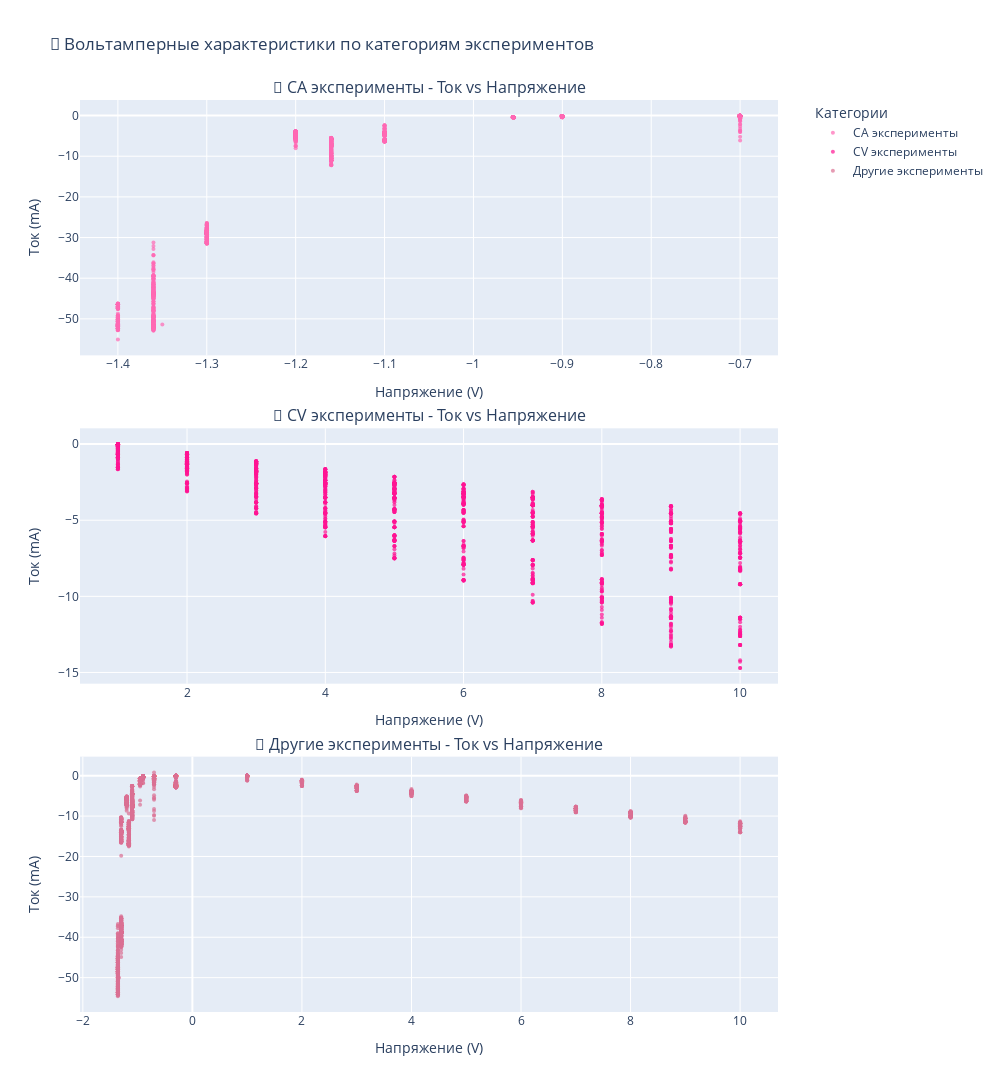

Write notebook code for a chart like this one.
### Markdown cell above
## 🌸 Эксперименты - Ток vs Напряжение

### Code cell
import plotly.express as px
import plotly.graph_objects as go
from plotly.subplots import make_subplots
import pandas as pd

# Загружаем данные
df = pd.read_parquet("инжиниринг.parquet")

# Берем выборку для скорости
df_sample = df.sample(frac=0.01, random_state=42)
print(f"🌸 Работаем с выборкой: {len(df_sample)} записей")

# Создаем категории
def categorize_experiment(exp_id):
    exp_str = str(exp_id)
    if 'CA' in exp_str:
        return 'CA эксперименты'
    elif 'CV' in exp_str:
        return 'CV эксперименты'
    else:
        return 'Другие эксперименты'

df_sample['category'] = df_sample['id'].apply(categorize_experiment)

print("🌸 Категории в выборке:")
print(df_sample['category'].value_counts())

# Создаем отдельные графики для вольтамперных характеристик по категориям
fig_iv = make_subplots(
    rows=3, cols=1,
    subplot_titles=('🌸 CA эксперименты - Ток vs Напряжение', 
                   '🌸 CV эксперименты - Ток vs Напряжение', 
                   '🌸 Другие эксперименты - Ток vs Напряжение'),
    vertical_spacing=0.08
)

# Добавляем данные для каждой категории
categories_data = [
    df_sample[df_sample['category'] == 'CA эксперименты'],
    df_sample[df_sample['category'] == 'CV эксперименты'], 
    df_sample[df_sample['category'] == 'Другие эксперименты']
]
colors = ['#FF69B4', '#FF1493', '#DB7093']

for i, category_data in enumerate(categories_data):
    # Для каждой категории добавляем все точки одним трейсом
    fig_iv.add_trace(
        go.Scatter(
            x=category_data['Ewe/V'],
            y=category_data['<I>/mA'],
            mode='markers',
            name=f"{category_data['category'].iloc[0]}",
            marker=dict(size=4, opacity=0.7, color=colors[i]),
            hovertemplate='<b>Категория:</b> %{customdata[0]}<br>Напряжение: %{x:.2f}V<br>Ток: %{y:.2f}mA<br>Время: %{customdata[1]:.1f}s<extra></extra>',
            customdata=category_data[['category', 'time/s']].values
        ),
        row=i+1, col=1
    )

# Настраиваем layout
fig_iv.update_layout(
    height=1200,
    width=1000,
    title_text="🌸 Вольтамперные характеристики по категориям экспериментов",
    showlegend=True,
    legend=dict(
        title="Категории",
        orientation="v",
        yanchor="top",
        y=1,
        xanchor="left",
        x=1.05
    )
)

# Настраиваем оси
for i in range(1, 4):
    fig_iv.update_xaxes(title_text="Напряжение (V)", row=i, col=1)
    fig_iv.update_yaxes(title_text="Ток (mA)", row=i, col=1)

fig_iv.show()

### Figure 1 — Plotly figure (JSON) as saved in the notebook; plotly's stock layout.template omitted (floating-point values rounded to 4 significant figures; data arrays with more than 128 entries replaced by an {"elided": "..."} marker saying what was removed)
{"data": [{"customdata": {"elided": "2589x2 mixed values"}, "hovertemplate": "<b>Категория:</b> %{customdata[0]}<br>Напряжение: %{x:.2f}V<br>Ток: %{y:.2f}mA<br>Время: %{customdata[1]:.1f}s<extra></extra>", "marker": {"color": "#FF69B4", "opacity": 0.7, "size": 4}, "mode": "markers", "name": "CA эксперименты", "type": "scatter", "x": {"elided": "2589 float values"}, "xaxis": "x", "y": {"elided": "2589 float values"}, "yaxis": "y"}, {"customdata": {"elided": "1485x2 mixed values"}, "hovertemplate": "<b>Категория:</b> %{customdata[0]}<br>Напряжение: %{x:.2f}V<br>Ток: %{y:.2f}mA<br>Время: %{customdata[1]:.1f}s<extra></extra>", "marker": {"color": "#FF1493", "opacity": 0.7, "size": 4}, "mode": "markers", "name": "CV эксперименты", "type": "scatter", "x": {"elided": "1485 float values"}, "xaxis": "x2", "y": {"elided": "1485 float values"}, "yaxis": "y2"}, {"customdata": {"elided": "6411x2 mixed values"}, "hovertemplate": "<b>Категория:</b> %{customdata[0]}<br>Напряжение: %{x:.2f}V<br>Ток: %{y:.2f}mA<br>Время: %{customdata[1]:.1f}s<extra></extra>", "marker": {"color": "#DB7093", "opacity": 0.7, "size": 4}, "mode": "markers", "name": "Другие эксперименты", "type": "scatter", "x": {"elided": "6411 float values"}, "xaxis": "x3", "y": {"elided": "6411 float values"}, "yaxis": "y3"}], "layout": {"annotations": [{"font": {"size": 16}, "showarrow": false, "text": "🌸 CA эксперименты - Ток vs Напряжение", "x": 0.5, "xanchor": "center", "xref": "paper", "y": 1, "yanchor": "bottom", "yref": "paper"}, {"font": {"size": 16}, "showarrow": false, "text": "🌸 CV эксперименты - Ток vs Напряжение", "x": 0.5, "xanchor": "center", "xref": "paper", "y": 0.64, "yanchor": "bottom", "yref": "paper"}, {"font": {"size": 16}, "showarrow": false, "text": "🌸 Другие эксперименты - Ток vs Напряжение", "x": 0.5, "xanchor": "center", "xref": "paper", "y": 0.28, "yanchor": "bottom", "yref": "paper"}], "height": 1200, "legend": {"orientation": "v", "title": {"text": "Категории"}, "x": 1.05, "xanchor": "left", "y": 1, "yanchor": "top"}, "showlegend": true, "title": {"text": "🌸 Вольтамперные характеристики по категориям экспериментов"}, "width": 1000, "xaxis": {"anchor": "y", "domain": [0, 1], "title": {"text": "Напряжение (V)"}}, "xaxis2": {"anchor": "y2", "domain": [0, 1], "title": {"text": "Напряжение (V)"}}, "xaxis3": {"anchor": "y3", "domain": [0, 1], "title": {"text": "Напряжение (V)"}}, "yaxis": {"anchor": "x", "domain": [0.72, 1], "title": {"text": "Ток (mA)"}}, "yaxis2": {"anchor": "x2", "domain": [0.36, 0.64], "title": {"text": "Ток (mA)"}}, "yaxis3": {"anchor": "x3", "domain": [0, 0.28], "title": {"text": "Ток (mA)"}}}}
